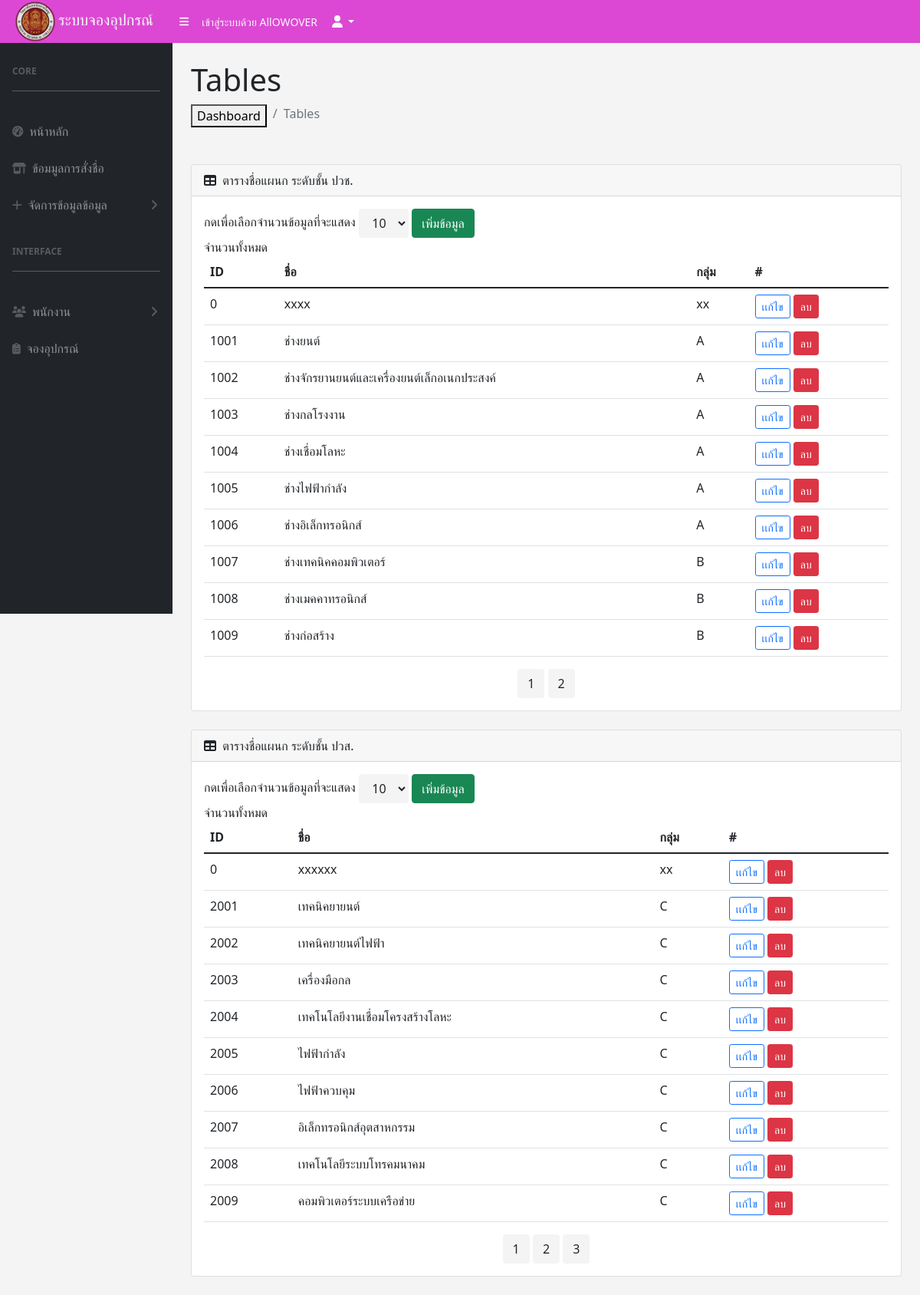
The app's page /admin/tablev.php (signed in) with its own data.
### tables this page shows
CREATE TABLE `voc` (
  `id` int(255) NOT NULL,
  `branch_id` int(20) NOT NULL,
  `branch_name` varchar(100) NOT NULL,
  `group` varchar(5) NOT NULL
);

CREATE TABLE `hvoc` (
  `id` int(255) NOT NULL,
  `hvoc_id` int(20) NOT NULL,
  `branch_name` varchar(100) NOT NULL,
  `group` varchar(5) DEFAULT NULL
);

### admin/tablev.php (the view, shortened to what this page needs)
<?php
include "../menu/menu_admin.php";
?>
<div id="layoutSidenav_content">
    <main>
        <div class="container-fluid px-4">
            <h1 class="mt-4">Tables</h1>
            <ol class="breadcrumb mb-4">
                <li class="breadcrumb-item"><button onclick='window.location.reload(true);'>Dashboard</button></li>
                <li class="breadcrumb-item active">Tables</li>
            </ol>
            <br>
            <?php
            $itemsPerPageVoc = isset($_GET['itemsPerPageVoc']) ? $_GET['itemsPerPageVoc'] : 10;
            $sqlVoc = "SELECT * FROM voc";
            $resultVoc = $conn->query($sqlVoc);
            $totalItemsVoc = $resultVoc->num_rows;
            $totalPagesVoc = ceil($totalItemsVoc / $itemsPerPageVoc);
            $currentPageVoc = isset($_GET['pageVoc']) ? $_GET['pageVoc'] : 1;
            $offsetVoc = ($currentPageVoc - 1) * $itemsPerPageVoc;
            $sqlVoc = "SELECT * FROM voc LIMIT $offsetVoc, $itemsPerPageVoc";
            $resultVoc = $conn->query($sqlVoc);
            ?>
            <div class="card mb-4">
                <div class="card-header">
                    <i class="fas fa-table me-1"></i>
                    ตารางชื่อแผนก ระดับชั้น ปวช.
                </div>
                <div class="card-body">
                    <form action="" method="get">
                        <a>กดเพื่อเลือกจำนวนข้อมูลที่จะแสดง</a>
                        <select style="background-color: #f4f4f4;" class='btn' name="itemsPerPageVoc" id="itemsPerPageVoc" onchange="this.form.submit()">
                            <option value="10" <?php echo ($itemsPerPageVoc == 10) ? 'selected' : ''; ?>>10</option>
                        </select>
                        <a type="submit" href="insertv.php?add=voc" class="end btn btn-success">เพิ่มข้อมูล</a>
                    </form>
                    <a> จำนวนทั้งหมด <?php echo  $_SESSION['countvoc']; ?> </a>
                    <table class="table ">
                        <thead>
                            <tr>
                                <th>ID</th>
                                <th>ชื่อ</th>
                                <th>กลุ่ม</th>
                                <th>#</th>
                            </tr>
                        </thead>
                        <tbody>
                            <?php
                            while ($rowVoc = $resultVoc->fetch_assoc()) {
                                echo "<tr>";
                                echo "<td>" . $rowVoc['branch_id'] . "</td>";
                                echo "<td>" . $rowVoc['branch_name'] . "</td>";
                                echo "<td>" . $rowVoc['group'] . "</td>";
                            ?>
                                <td>
                                    <a href="edit_v.php?idv=<?php echo $rowVoc ['id']; ?>" class="btn btn-outline-primary btn-sm">เเก้ไข</a>
                                    <a href="delete_v.php?idv=<?php echo $rowVoc['branch_id']; ?>" class="btn btn-danger btn-sm" onclick="return confirm('คุณเเน่ใจใช่ไหมว่าจะลบข้อมูล')">ลบ</a>
                                </td>
                            <?php
                                echo "</tr>";
                            }
                            ?>
                        </tbody>
                    </table>
                    <div class="text-center">
                        <?php
                        for ($pageVoc = 1; $pageVoc <= $totalPagesVoc; $pageVoc++) {
                            echo " <a style='background-color: #f4f4f4;' class='btn' type='submit' href=\"?pageVoc=$pageVoc&itemsPerPageVoc=$itemsPerPageVoc\">$pageVoc</a>";
                        }
                        ?>
                    </div>
                </div>
            </div>
            <?php
            $itemsPerPageHvoc = isset($_GET['itemsPerPageHvoc']) ? $_GET['itemsPerPageHvoc'] : 10;
            $sqlHvoc = "SELECT * FROM hvoc";
            $resultHvoc = $conn->query($sqlHvoc);
            $totalItemsHvoc = $resultHvoc->num_rows;
            $totalPagesHvoc = ceil($totalItemsHvoc / $itemsPerPageHvoc);
            $currentPageHvoc = isset($_GET['pageHvoc']) ? $_GET['pageHvoc'] : 1;
            $offsetHvoc = ($currentPageHvoc - 1) * $itemsPerPageHvoc;
            $sqlHvoc = "SELECT * FROM hvoc LIMIT $offsetHvoc, $itemsPerPageHvoc";
            $resultHvoc = $conn->query($sqlHvoc);
            ?>
            <div class="card mb-4">
                <div class="card-header">
                    <i class="fas fa-table me-1"></i>
                    ตารางชื่อแผนก ระดับชั้น ปวส.
                </div>
                <div class="card-body">
                    <form action="" method="get">
                        <a>กดเพื่อเลือกจำนวนข้อมูลที่จะแสดง</a>
                        <select style="background-color: #f4f4f4;" class='btn' name="itemsPerPageHvoc" id="itemsPerPageHvoc" onchange="this.form.submit()">
                            <option value="10" <?php echo ($itemsPerPageHvoc == 10) ? 'selected' : ''; ?>>10</option>
                        </select>
                        <a type="submit" href="insertv.php?add=hvoc" class="end btn btn-success">เพิ่มข้อมูล</a>
                    </form>
                    <a> จำนวนทั้งหมด <?php echo  $_SESSION['counthvoc']; ?> </a>
                    <table class="table ">
                        <thead>
                            <tr>
                                <th>ID</th>
                                <th>ชื่อ</th>
                                <th>กลุ่ม</th>
                                <th>#</th>
                            </tr>
                        </thead>
                        <tbody>
                            <?php
                            while ($rowHvoc = $resultHvoc->fetch_assoc()) {
                                echo "<tr>";
                                echo "<td>" . $rowHvoc['hvoc_id'] . "</td>";
                                echo "<td>" . $rowHvoc['branch_name'] . "</td>";
                                echo "<td>" . $rowHvoc['group'] . "</td>";
                            ?>
                                <td>
                                    <a href="edit_h.php?idh=<?php echo $rowHvoc['id']; ?>" class="btn btn-outline-primary btn-sm">เเก้ไข</a>
                                    <a href="delete_v.php?idh=<?php echo $rowHvoc['hvoc_id']; ?>" class="btn btn-danger btn-sm" onclick="return confirm('คุณเเน่ใจใช่ไหมว่าจะลบข้อมูล')">ลบ</a>
                                </td>
                            <?php
                                echo "</tr>";
                            }
                            ?>
                        </tbody>
                    </table>
                    <div class="text-center">
                        <?php
                        for ($pageHvoc = 1; $pageHvoc <= $totalPagesHvoc; $pageHvoc++) {
                            echo " <a style='background-color: #f4f4f4;' class='btn' type='submit' href=\"?pageHvoc=$pageHvoc&itemsPerPageHvoc=$itemsPerPageHvoc\">$pageHvoc</a>";
                        }
                        ?>
                    </div>
                </div>
            </div>
        </div>
</div>
</div>
</body>
</html>

### records on screen
voc: branch "0", branch_name "xxxx", group "xx"
voc: branch "1001", branch_name "ช่างยนต์", group "A"
voc: branch "1002", branch_name "ช่างจักรยานยนต์และเครื่องยนต์เล็กอเนกประสงค์", group "A"
voc: branch "1003", branch_name "ช่างกลโรงงาน", group "A"
voc: branch "1004", branch_name "ช่างเชื่อมโลหะ", group "A"
voc: branch "1005", branch_name "ช่างไฟฟ้ากำลัง", group "A"
voc: branch "1006", branch_name "ช่างอิเล็กทรอนิกส์", group "A"
voc: branch "1007", branch_name "ช่างเทคนิคคอมพิวเตอร์", group "B"
voc: branch "1008", branch_name "ช่างเมคคาทรอนิกส์", group "B"
voc: branch "1009", branch_name "ช่างก่อสร้าง", group "B"
hvoc: hvoc "0", branch_name "xxxxxx", group "xx"
hvoc: hvoc "2001", branch_name "เทคนิคยายนต์", group "C"
hvoc: hvoc "2002", branch_name "เทคนิคยายนต์ไฟฟ้า", group "C"
hvoc: hvoc "2003", branch_name "เครื่องมือกล", group "C"
hvoc: hvoc "2004", branch_name "เทคโนโลยีงานเชื่อมโครงสร้างโลหะ", group "C"
hvoc: hvoc "2005", branch_name "ไฟฟ้ากำลัง", group "C"
hvoc: hvoc "2006", branch_name "ไฟฟ้าควบคุม", group "C"
hvoc: hvoc "2007", branch_name "อิเล็กทรอนิกส์อุตสาหกรรม", group "C"
hvoc: hvoc "2008", branch_name "เทคโนโลยีระบบโทรคมนาคม", group "C"
hvoc: hvoc "2009", branch_name "คอมพิวเตอร์ระบบเครือข่าย", group "C"

### other values on screen
$_SESSION['username'] "AllOWOVER"
